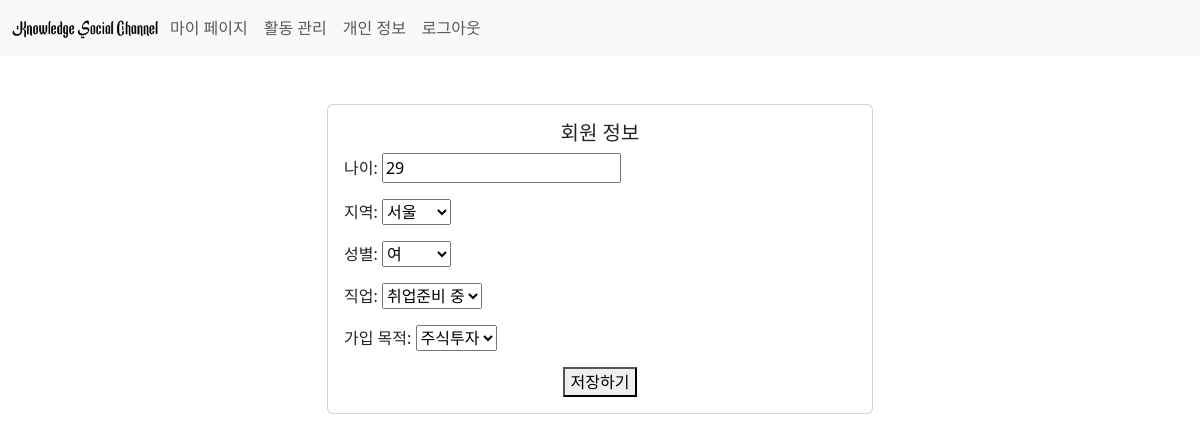
The app's page /account/8/update_user_info/ (signed in) with its own data.
### account/models.py (models this page shows, shortened)
class Users_info(models.Model):
    user_id = models.ForeignKey(settings.AUTH_USER_MODEL, on_delete=models.CASCADE)
    user_age = models.IntegerField(verbose_name="나이")
    REGION_CHOICES = [
        ('seoul', '서울'),
        ('gyeonggi', '경기'),
        ('gangwon', '강원'),
        ('chungbuk', '충북'),
        ('chungnam', '충남'),
        ('jeonbuk', '전북'),
        ('jeonnam', '전남'),
        ('gyeongbuk', '경북'),
        ('gyeongnam', '경남'),
        ('jeju', '제주')
    ]
    user_region = models.CharField(max_length=10, choices=REGION_CHOICES, verbose_name="지역")
    SEX_CHOICES = [
        ('male', '남'),
        ('female', '여')
    ]
    user_sex = models.CharField(max_length=10, choices=SEX_CHOICES, verbose_name="성별")
    JOB_CHOICES = [
        ('student', '학생'),
        ('worker', '직장인'),
        ('unemployed', '취업준비 중'),
        ('others', '기타')
    ]
    user_job = models.CharField(max_length=10, choices=JOB_CHOICES, verbose_name="직업")
    PURPOSE_CHOICES = [
        ('hobby', '취미'),
        ('investment', '주식투자'),
        ('none', '없음')
    ]
    user_purpose = models.CharField(max_length=10, choices=PURPOSE_CHOICES, verbose_name="가입 목적")
    class Meta:
        db_table = 'tb_users_info'

### account/views.py (the view)
# urls.py: path('<int:user_pk>/update_user_info/', views.update_user_info, name='update_user_info'),
@login_required
@require_http_methods(["GET", "POST"])
def update_user_info(request, user_pk):
    user_info = get_object_or_404(Users_info, user_id=user_pk)
    if request.method == "POST":
        form = Users_infoForm(request.POST, instance=user_info)
        if form.is_valid():
            form.save()
            return redirect("account:user_info", user_pk=user_pk)
    else:
        form = Users_infoForm(instance=user_info)
    return render(request, 'account/update_user_info.html', {'form': form, 'user_pk': user_pk})

### account/forms.py
class Users_infoForm(forms.ModelForm):
    class Meta:
        model=Users_info
        exclude=('user_id','user_custom_keywords', 'user_age_keywords')

### account/templates/account/update_user_info.html (shortened to what this page needs)
{% extends "base.html" %}
{% block content %}
<!DOCTYPE html>
<html lang="en">
<head>
</head>
<body>
    <div class="container mt-5">
        <div class="row justify-content-center">
            <div class="col-md-6">
                <div class="card">
                    <div class="card-body">
                        <h5 class="card-title text-center">회원 정보</h5>
                        <div class="mb-3">
                            <form method="post">
                            {{ form.as_p }}
                        </div>
                        <div class="text-center mt-3">
                            <button type="submit">저장하기</button>
                        </div>
                    </div>
                </div>
            </div>
        </div>
    </div>
{% endblock %}

### records on screen
Users_info: user_age "29", user_region "서울", user_sex "여", user_job "취업준비 중", user_purpose "주식투자"
